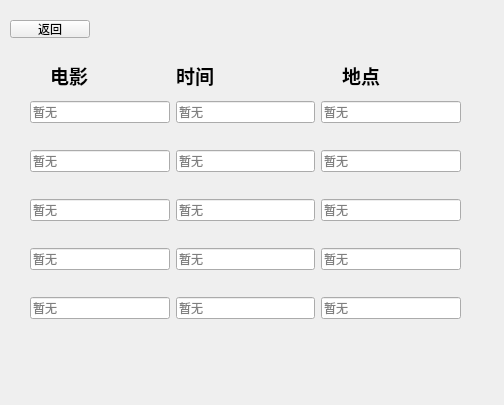
<?xml version="1.0" encoding="UTF-8"?>
<ui version="4.0">
 <class>movie</class>
 <widget class="QWidget" name="movie">
  <property name="geometry">
   <rect>
    <x>0</x>
    <y>0</y>
    <width>504</width>
    <height>405</height>
   </rect>
  </property>
  <property name="windowTitle">
   <string>电影</string>
  </property>
  <widget class="QPushButton" name="Return">
   <property name="geometry">
    <rect>
     <x>10</x>
     <y>20</y>
     <width>80</width>
     <height>18</height>
    </rect>
   </property>
   <property name="text">
    <string>返回</string>
   </property>
  </widget>
  <widget class="QWidget" name="layoutWidget">
   <property name="geometry">
    <rect>
     <x>30</x>
     <y>80</y>
     <width>431</width>
     <height>261</height>
    </rect>
   </property>
   <layout class="QVBoxLayout" name="verticalLayout">
    <item>
     <layout class="QHBoxLayout" name="horizontalLayout">
      <item>
       <widget class="QLineEdit" name="film1">
        <property name="placeholderText">
         <string>暂无</string>
        </property>
       </widget>
      </item>
      <item>
       <widget class="QLineEdit" name="time1">
        <property name="placeholderText">
         <string>暂无</string>
        </property>
       </widget>
      </item>
      <item>
       <widget class="QLineEdit" name="place1">
        <property name="placeholderText">
         <string>暂无</string>
        </property>
       </widget>
      </item>
     </layout>
    </item>
    <item>
     <layout class="QHBoxLayout" name="horizontalLayout_2">
      <item>
       <widget class="QLineEdit" name="film2">
        <property name="placeholderText">
         <string>暂无</string>
        </property>
       </widget>
      </item>
      <item>
       <widget class="QLineEdit" name="time2">
        <property name="placeholderText">
         <string>暂无</string>
        </property>
       </widget>
      </item>
      <item>
       <widget class="QLineEdit" name="place2">
        <property name="placeholderText">
         <string>暂无</string>
        </property>
       </widget>
      </item>
     </layout>
    </item>
    <item>
     <layout class="QHBoxLayout" name="horizontalLayout_3">
      <item>
       <widget class="QLineEdit" name="film3">
        <property name="placeholderText">
         <string>暂无</string>
        </property>
       </widget>
      </item>
      <item>
       <widget class="QLineEdit" name="time3">
        <property name="placeholderText">
         <string>暂无</string>
        </property>
       </widget>
      </item>
      <item>
       <widget class="QLineEdit" name="place3">
        <property name="placeholderText">
         <string>暂无</string>
        </property>
       </widget>
      </item>
     </layout>
    </item>
    <item>
     <layout class="QHBoxLayout" name="horizontalLayout_4">
      <item>
       <widget class="QLineEdit" name="film4">
        <property name="placeholderText">
         <string>暂无</string>
        </property>
       </widget>
      </item>
      <item>
       <widget class="QLineEdit" name="time4">
        <property name="placeholderText">
         <string>暂无</string>
        </property>
       </widget>
      </item>
      <item>
       <widget class="QLineEdit" name="place4">
        <property name="placeholderText">
         <string>暂无</string>
        </property>
       </widget>
      </item>
     </layout>
    </item>
    <item>
     <layout class="QHBoxLayout" name="horizontalLayout_5">
      <item>
       <widget class="QLineEdit" name="film5">
        <property name="placeholderText">
         <string>暂无</string>
        </property>
       </widget>
      </item>
      <item>
       <widget class="QLineEdit" name="time5">
        <property name="placeholderText">
         <string>暂无</string>
        </property>
       </widget>
      </item>
      <item>
       <widget class="QLineEdit" name="place5">
        <property name="placeholderText">
         <string>暂无</string>
        </property>
       </widget>
      </item>
     </layout>
    </item>
   </layout>
  </widget>
  <widget class="QWidget" name="layoutWidget">
   <property name="geometry">
    <rect>
     <x>50</x>
     <y>60</y>
     <width>371</width>
     <height>31</height>
    </rect>
   </property>
   <layout class="QHBoxLayout" name="horizontalLayout_6">
    <item>
     <widget class="QLabel" name="label">
      <property name="text">
       <string>&lt;html&gt;&lt;head/&gt;&lt;body&gt;&lt;p&gt;&lt;span style=&quot; font-size:14pt; font-weight:700;&quot;&gt;电影&lt;/span&gt;&lt;/p&gt;&lt;/body&gt;&lt;/html&gt;</string>
      </property>
     </widget>
    </item>
    <item>
     <widget class="QLabel" name="label_2">
      <property name="text">
       <string>&lt;html&gt;&lt;head/&gt;&lt;body&gt;&lt;p&gt;&lt;span style=&quot; font-size:14pt; font-weight:700;&quot;&gt;时间&lt;/span&gt;&lt;/p&gt;&lt;/body&gt;&lt;/html&gt;</string>
      </property>
     </widget>
    </item>
    <item>
     <widget class="QLabel" name="label_3">
      <property name="text">
       <string>&lt;html&gt;&lt;head/&gt;&lt;body&gt;&lt;p align=&quot;center&quot;&gt;&lt;span style=&quot; font-size:14pt; font-weight:700;&quot;&gt;地点&lt;/span&gt;&lt;/p&gt;&lt;/body&gt;&lt;/html&gt;</string>
      </property>
     </widget>
    </item>
   </layout>
  </widget>
 </widget>
 <resources/>
 <connections/>
</ui>
